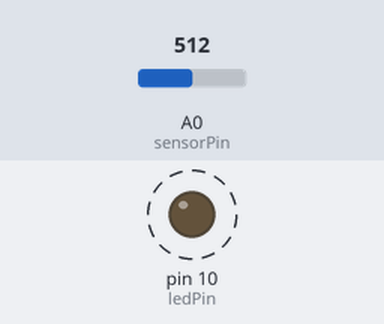
The sketch below on a simulated Arduino Uno, built with avr-gcc and run on an emulated ATmega328P. On the bench: output pins drawn as LEDs (lit = HIGH). Dashed ring = blinking. The inputs (shaded band) are chosen by the test bench; at power-on: A0 (sensorPin) = 512.

Above: at 0.9 s.
1.3 s: A0 (sensorPin) set to 484
At 1.3 s:
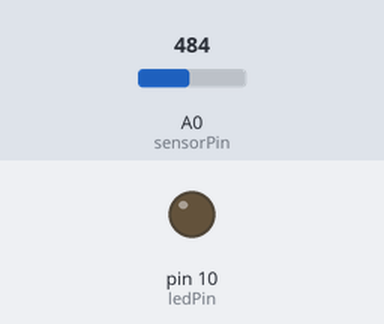
2.8 s: A0 (sensorPin) set to 510
At 5.7 s:
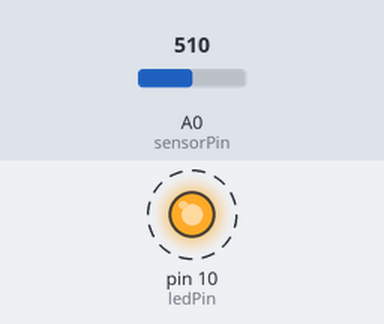
5.8 s: A0 (sensorPin) set to 490
At 6.5 s:
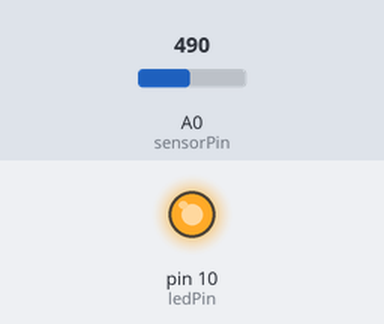
7.3 s: A0 (sensorPin) set to 511
At 7.6 s:
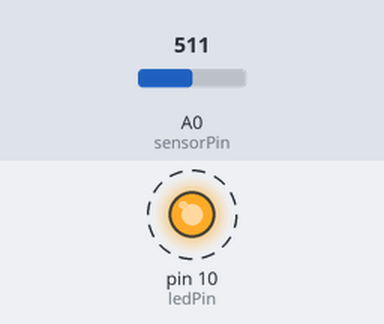
Timing chart, 0 to 11.3 s (numbered marks = the images above; inputs shaded):
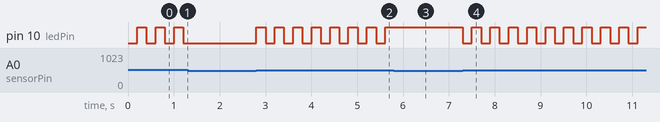

Measured:
- the behaviour switches between 501 and 500 on A0 (sensorPin) (found by bisection; images 0 and 1)
- after the input at 1.3 s, pin 10 (ledPin): stops changing and stays LOW
- after the input at 2.8 s, pin 10 (ledPin): alternates HIGH for 0.20 s and LOW for 0.20 s, starting at once
- after the input at 5.8 s, pin 10 (ledPin): stops changing and stays HIGH
- after the input at 7.3 s, pin 10 (ledPin): alternates HIGH for 0.20 s and LOW for 0.20 s, starting at once
- by itself, pin 10 (ledPin): alternates HIGH for 0.20 s and LOW for 0.20 s

The sketch:

UNO_HANDCLAP.ino
```cpp
const int sensorPin = A0;
const int ledPin = 10;
const int threshold = 500;
const int debounceDelay = 200;

bool ledState = false;
unsigned long lastClapTime = 0;

void setup() {
  pinMode(ledPin, OUTPUT);
  digitalWrite(ledPin, LOW);
}

void loop() {
  int sensorValue = analogRead(sensorPin);

  if (sensorValue > threshold && millis() - lastClapTime > debounceDelay) {
    ledState = !ledState;
    digitalWrite(ledPin, ledState ? HIGH : LOW);
    lastClapTime = millis();
  }
}
```
